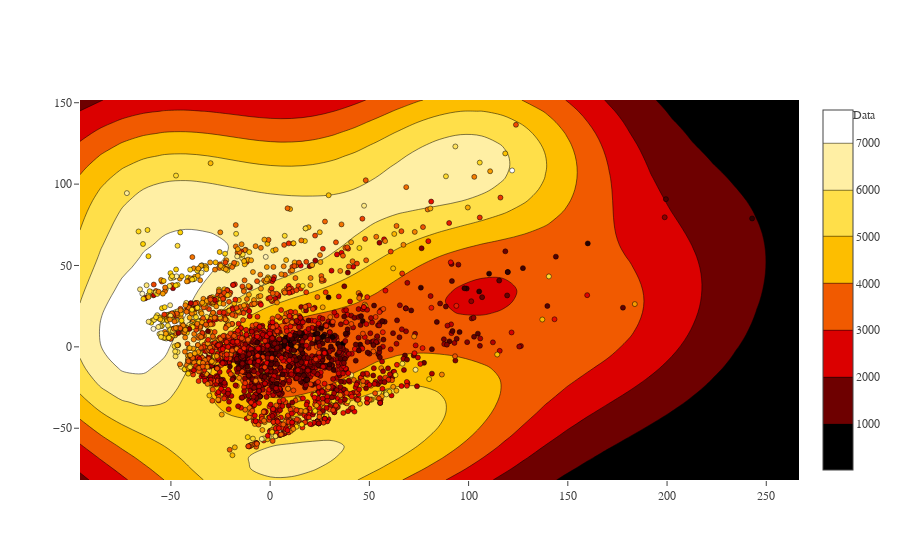

The code cell stored with this chart in its notebook:
### Code cell
#Gpy.plotting.show(fig)
utils.model_information(m, pca_test_X, pca_test_Y, plot_test_data = False)

### Figure 1 — Plotly figure (JSON) as saved in the notebook; plotly's stock layout.template omitted (floating-point values rounded to 4 significant figures; data arrays with more than 128 entries replaced by an {"elided": "..."} marker saying what was removed)
{"data": [{"marker": {"color": {"elided": "2661 int values"}, "colorscale": "Hot", "line": {"color": "black", "width": 0.5}, "opacity": 1, "size": "5", "symbol": "dot"}, "mode": "markers", "name": "Data", "showlegend": true, "type": "scatter", "x": {"elided": "2661 float values"}, "xaxis": "x1", "y": {"elided": "2661 float values"}, "yaxis": "y1"}, {"colorscale": "Hot", "name": "Mean", "type": "contour", "x": [-95.81, -85.15, -74.5, -63.84, -53.19, -42.53, -31.87, -21.22, -10.56, 0.09382, 10.75, 21.41, 32.06, 42.72, 53.37, 64.03, 74.68, 85.34, 96.0, 106.7, 117.3, 128.0, 138.6, 149.3, 159.9, 170.6, 181.2, 191.9, 202.6, 213.2, 223.9, 234.5, 245.2, 255.8, 266.5], "xaxis": "x1", "y": [-81.81, -74.95, -68.08, -61.21, -54.34, -47.48, -40.61, -33.74, -26.87, -20.01, -13.14, -6.272, 0.5957, 7.463, 14.33, 21.2, 28.07, 34.93, 41.8, 48.67, 55.54, 62.4, 69.27, 76.14, 83.0, 89.87, 96.74, 103.6, 110.5, 117.3, 124.2, 131.1, 137.9, 144.8, 151.7], "yaxis": "y1", "z": {"elided": "35x35 float values"}}], "layout": {"font": {"family": "Raleway, sans-serif"}, "showlegend": true, "xaxis1": {"anchor": "y1", "domain": [0, 1]}, "yaxis1": {"anchor": "x1", "domain": [0, 1]}}}
